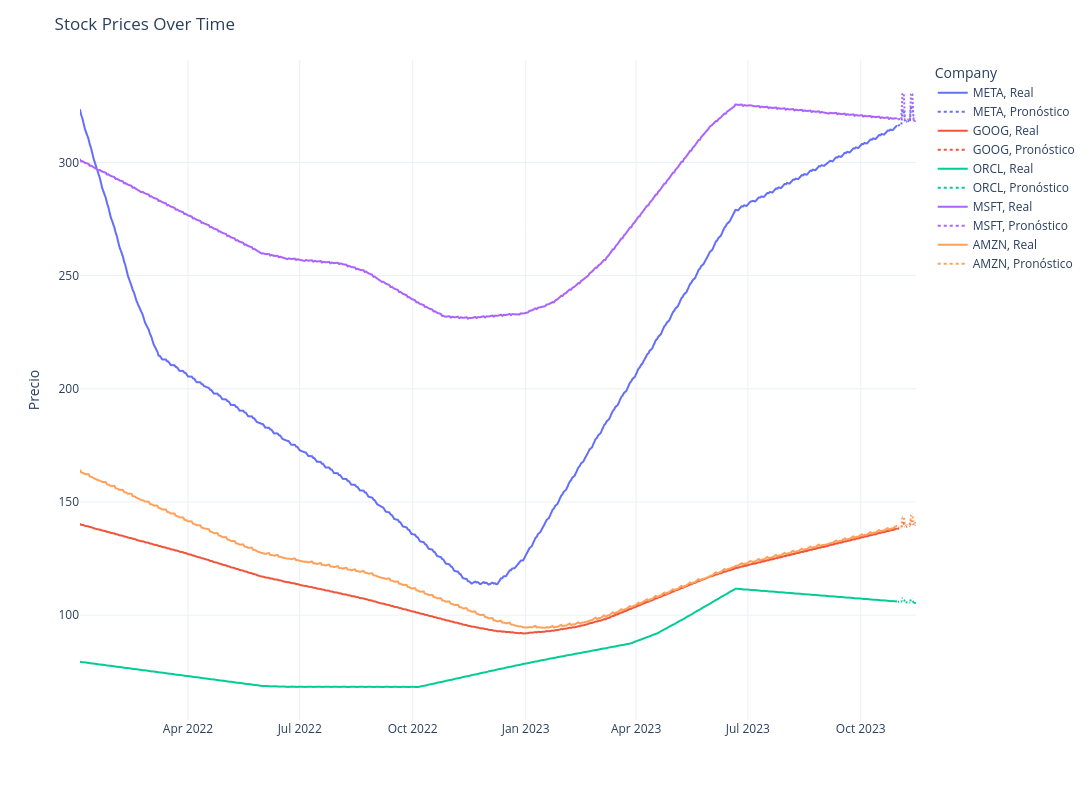

The notebook cell this image was saved under:
### Code cell
fig=px.line(data_frame=df1, x=df1.ds, y=df1.yhat, color=df1.ticker, line_dash=df1.Tipo )
fig.update_layout(
    title='Stock Prices Over Time',
    xaxis_title='',
    yaxis_title='Precio',
    legend_title='Company',
    template='plotly_white',
    width=1200, # Ancho de la figura
    height=800  # Altura de la figura
)

# Mostramos la figura
fig.show()

### Figure 1 — Plotly figure (JSON) as saved in the notebook; plotly's stock layout.template omitted (floating-point values rounded to 4 significant figures; data arrays with more than 128 entries replaced by an {"elided": "..."} marker saying what was removed)
{"data": [{"hovertemplate": "ticker=META<br>Tipo=Real<br>ds=%{x}<br>yhat=%{y}<extra></extra>", "legendgroup": "META, Real", "line": {"color": "#636efa", "dash": "solid"}, "marker": {"symbol": "circle"}, "mode": "lines", "name": "META, Real", "showlegend": true, "type": "scattergl", "x": {"elided": "459 str values"}, "xaxis": "x", "y": {"elided": "459 float values"}, "yaxis": "y"}, {"hovertemplate": "ticker=META<br>Tipo=Pronóstico<br>ds=%{x}<br>yhat=%{y}<extra></extra>", "legendgroup": "META, Pronóstico", "line": {"color": "#636efa", "dash": "dot"}, "marker": {"symbol": "circle"}, "mode": "lines", "name": "META, Pronóstico", "showlegend": true, "type": "scattergl", "x": ["2023-10-31T00:00:00", "2023-11-01T00:00:00", "2023-11-02T00:00:00", "2023-11-03T00:00:00", "2023-11-04T00:00:00", "2023-11-05T00:00:00", "2023-11-06T00:00:00", "2023-11-07T00:00:00", "2023-11-08T00:00:00", "2023-11-09T00:00:00", "2023-11-10T00:00:00", "2023-11-11T00:00:00", "2023-11-12T00:00:00", "2023-11-13T00:00:00", "2023-11-14T00:00:00", "2023-11-15T00:00:00"], "xaxis": "x", "y": [315.9, 316.5, 316.3, 316.2, 322.9, 323.2, 318.0, 317.9, 318.4, 318.3, 318.2, 324.9, 325.2, 320.0, 319.9, 320.4], "yaxis": "y"}, {"hovertemplate": "ticker=GOOG<br>Tipo=Real<br>ds=%{x}<br>yhat=%{y}<extra></extra>", "legendgroup": "GOOG, Real", "line": {"color": "#EF553B", "dash": "solid"}, "marker": {"symbol": "circle"}, "mode": "lines", "name": "GOOG, Real", "showlegend": true, "type": "scattergl", "x": {"elided": "459 str values"}, "xaxis": "x", "y": {"elided": "459 float values"}, "yaxis": "y"}, {"hovertemplate": "ticker=GOOG<br>Tipo=Pronóstico<br>ds=%{x}<br>yhat=%{y}<extra></extra>", "legendgroup": "GOOG, Pronóstico", "line": {"color": "#EF553B", "dash": "dot"}, "marker": {"symbol": "circle"}, "mode": "lines", "name": "GOOG, Pronóstico", "showlegend": true, "type": "scattergl", "x": ["2023-10-31T00:00:00", "2023-11-01T00:00:00", "2023-11-02T00:00:00", "2023-11-03T00:00:00", "2023-11-04T00:00:00", "2023-11-05T00:00:00", "2023-11-06T00:00:00", "2023-11-07T00:00:00", "2023-11-08T00:00:00", "2023-11-09T00:00:00", "2023-11-10T00:00:00", "2023-11-11T00:00:00", "2023-11-12T00:00:00", "2023-11-13T00:00:00", "2023-11-14T00:00:00", "2023-11-15T00:00:00"], "xaxis": "x", "y": [138.1, 138.4, 138.5, 138.5, 140.6, 140.8, 139.1, 139.0, 139.3, 139.4, 139.4, 141.6, 141.7, 140.0, 139.9, 140.2], "yaxis": "y"}, {"hovertemplate": "ticker=ORCL<br>Tipo=Real<br>ds=%{x}<br>yhat=%{y}<extra></extra>", "legendgroup": "ORCL, Real", "line": {"color": "#00cc96", "dash": "solid"}, "marker": {"symbol": "circle"}, "mode": "lines", "name": "ORCL, Real", "showlegend": true, "type": "scattergl", "x": {"elided": "459 str values"}, "xaxis": "x", "y": {"elided": "459 float values"}, "yaxis": "y"}, {"hovertemplate": "ticker=ORCL<br>Tipo=Pronóstico<br>ds=%{x}<br>yhat=%{y}<extra></extra>", "legendgroup": "ORCL, Pronóstico", "line": {"color": "#00cc96", "dash": "dot"}, "marker": {"symbol": "circle"}, "mode": "lines", "name": "ORCL, Pronóstico", "showlegend": true, "type": "scattergl", "x": ["2023-10-31T00:00:00", "2023-11-01T00:00:00", "2023-11-02T00:00:00", "2023-11-03T00:00:00", "2023-11-04T00:00:00", "2023-11-05T00:00:00", "2023-11-06T00:00:00", "2023-11-07T00:00:00", "2023-11-08T00:00:00", "2023-11-09T00:00:00", "2023-11-10T00:00:00", "2023-11-11T00:00:00", "2023-11-12T00:00:00", "2023-11-13T00:00:00", "2023-11-14T00:00:00", "2023-11-15T00:00:00"], "xaxis": "x", "y": [106.0, 105.9, 105.9, 105.9, 107.4, 107.4, 105.8, 105.7, 105.6, 105.6, 105.6, 107.1, 107.1, 105.5, 105.4, 105.3], "yaxis": "y"}, {"hovertemplate": "ticker=MSFT<br>Tipo=Real<br>ds=%{x}<br>yhat=%{y}<extra></extra>", "legendgroup": "MSFT, Real", "line": {"color": "#ab63fa", "dash": "solid"}, "marker": {"symbol": "circle"}, "mode": "lines", "name": "MSFT, Real", "showlegend": true, "type": "scattergl", "x": {"elided": "459 str values"}, "xaxis": "x", "y": {"elided": "459 float values"}, "yaxis": "y"}, {"hovertemplate": "ticker=MSFT<br>Tipo=Pronóstico<br>ds=%{x}<br>yhat=%{y}<extra></extra>", "legendgroup": "MSFT, Pronóstico", "line": {"color": "#ab63fa", "dash": "dot"}, "marker": {"symbol": "circle"}, "mode": "lines", "name": "MSFT, Pronóstico", "showlegend": true, "type": "scattergl", "x": ["2023-10-31T00:00:00", "2023-11-01T00:00:00", "2023-11-02T00:00:00", "2023-11-03T00:00:00", "2023-11-04T00:00:00", "2023-11-05T00:00:00", "2023-11-06T00:00:00", "2023-11-07T00:00:00", "2023-11-08T00:00:00", "2023-11-09T00:00:00", "2023-11-10T00:00:00", "2023-11-11T00:00:00", "2023-11-12T00:00:00", "2023-11-13T00:00:00", "2023-11-14T00:00:00", "2023-11-15T00:00:00"], "xaxis": "x", "y": [318.9, 319.3, 319.1, 319.0, 330.7, 330.6, 319.2, 318.5, 318.9, 318.8, 318.7, 330.3, 330.3, 318.9, 318.2, 318.6], "yaxis": "y"}, {"hovertemplate": "ticker=AMZN<br>Tipo=Real<br>ds=%{x}<br>yhat=%{y}<extra></extra>", "legendgroup": "AMZN, Real", "line": {"color": "#FFA15A", "dash": "solid"}, "marker": {"symbol": "circle"}, "mode": "lines", "name": "AMZN, Real", "showlegend": true, "type": "scattergl", "x": {"elided": "459 str values"}, "xaxis": "x", "y": {"elided": "459 float values"}, "yaxis": "y"}, {"hovertemplate": "ticker=AMZN<br>Tipo=Pronóstico<br>ds=%{x}<br>yhat=%{y}<extra></extra>", "legendgroup": "AMZN, Pronóstico", "line": {"color": "#FFA15A", "dash": "dot"}, "marker": {"symbol": "circle"}, "mode": "lines", "name": "AMZN, Pronóstico", "showlegend": true, "type": "scattergl", "x": ["2023-10-31T00:00:00", "2023-11-01T00:00:00", "2023-11-02T00:00:00", "2023-11-03T00:00:00", "2023-11-04T00:00:00", "2023-11-05T00:00:00", "2023-11-06T00:00:00", "2023-11-07T00:00:00", "2023-11-08T00:00:00", "2023-11-09T00:00:00", "2023-11-10T00:00:00", "2023-11-11T00:00:00", "2023-11-12T00:00:00", "2023-11-13T00:00:00", "2023-11-14T00:00:00", "2023-11-15T00:00:00"], "xaxis": "x", "y": [138.8, 139.0, 139.2, 139.2, 143.4, 143.5, 140.3, 139.7, 140.0, 140.1, 140.1, 144.3, 144.4, 141.3, 140.6, 140.9], "yaxis": "y"}], "layout": {"height": 800, "legend": {"title": {"text": "Company"}, "tracegroupgap": 0}, "margin": {"t": 60}, "title": {"text": "Stock Prices Over Time"}, "width": 1200, "xaxis": {"anchor": "y", "domain": [0, 1], "title": {"text": ""}}, "yaxis": {"anchor": "x", "domain": [0, 1], "title": {"text": "Precio"}}}}
